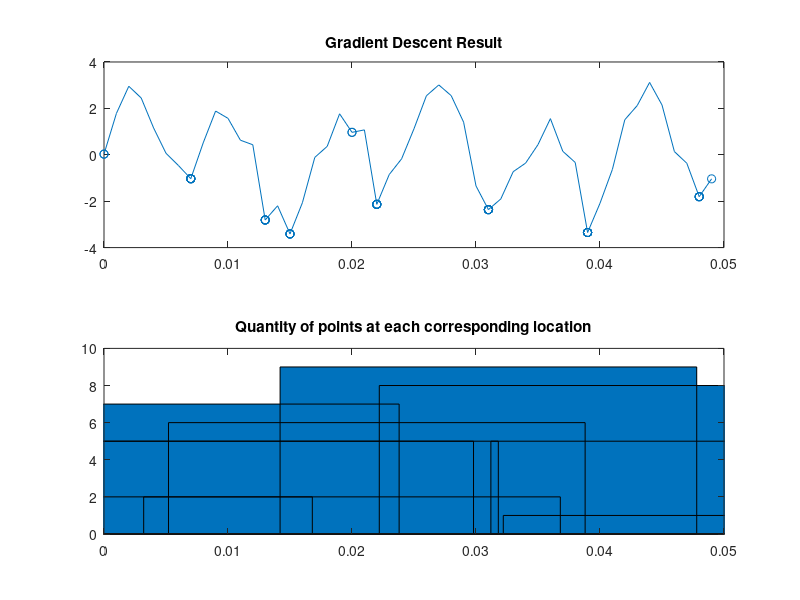
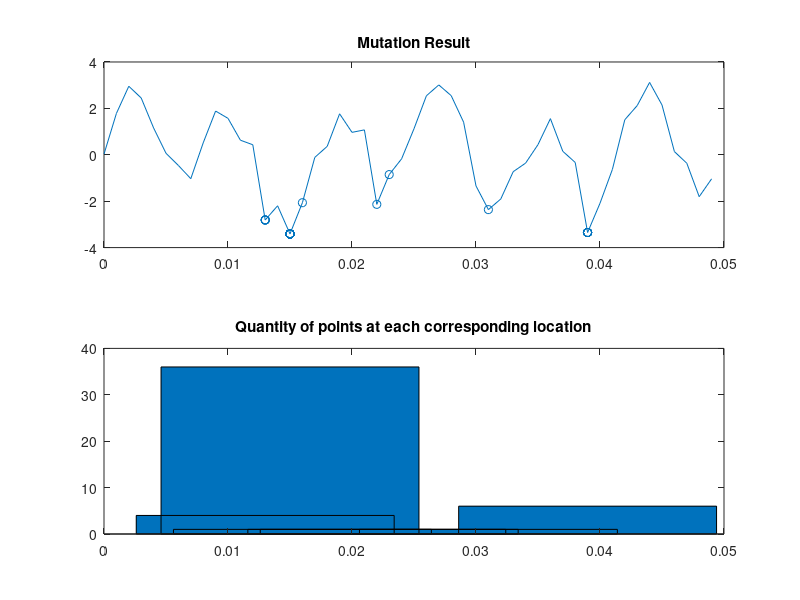

The MATLAB script that drew these images, in order:
%% Generating Simulation Enviorment
close all
tp = (0:0.001:1)';
yp = sin(2*pi*50*tp) + 2*sin(2*pi*120*tp);
yn = yp + 0.5*randn(size(tp));
t = tp(1:50);
y = yn(1:50);

%% Gradient Descent Algorithm for 2D Graph
resx = [1:50];
res = [1:50];
N = 50;
p = randperm(N);
for i = 1:50
    curr = p(i);
    if (curr ~= 1) && (curr ~= 50)
        while (yn(curr+1) < yn(curr)) || (yn(curr-1) < yn(curr)) 
            if (yn(curr+1) < yn(curr))
                curr = curr + 1;
                if curr == 50
                    break;
                end
            else
                curr = curr - 1;
                if curr == 1
                    break;
                end
            end
        end
    end
    res(i) = yn(curr);
    resx(i) = t(curr);
end

figure
subplot(2,1,1);
plot(t,y);
title('Gradient Descent Result');
xlim([0 0.05]);
hold on;
scatter(resx,res);
hold off;

u1 = unique(res);
psize1 = size(u1);
xx1 = zeros(1,psize1(2)); % occurances
x1 = zeros(1,psize1(2)); % x-axis position
for i = 1:psize1(2)
    for j = 1:50
        if(u1(i) == res(j))
            xx1(i) = xx1(i) + 1;
            x1(i) = resx(j);
        end
    end
end

Z1 = [x1' u1' xx1'];
subplot(2,1,2);
bar(x1,xx1);
xlim([0 0.05]);
title('Quantity of points at each corresponding location');
colormap(jet);

%% Genetic Algorithm (Simulated Anneling)
resx2 = [1:50];
res2 = [1:50];
N = 50;
p = randperm(N);
for i = 1:50
    location = p(i);
    for j = 1:20000
        ranIndex = randperm(N);
        Neigh = ranIndex(i);
        ranNum = randperm(75);
        if yn(Neigh) < yn(location)
            location = Neigh;
        elseif ranNum(1) == 1
            location = Neigh;
        end
    end
    res2(i) = yn(location);
    resx2(i) = t(location);
end

figure
subplot(2,1,1);
plot(t,y);
xlim([0 0.05]);
hold on;
scatter(resx2,res2);
title('Mutation Result');
hold off;

u = unique(res2);
psize = size(u);
xx = zeros(1,psize(2)); % occurances
x = zeros(1,psize(2)); % x-axis position
for i = 1:psize(2)
    for j = 1:50
        if(u(i) == res2(j))
            xx(i) = xx(i) + 1;
            x(i) = resx2(j);
        end
    end
end

Z = [x' u' xx'];
subplot(2,1,2);
bar(x,xx);
xlim([0 0.05]);
title('Quantity of points at each corresponding location');
colormap(jet);